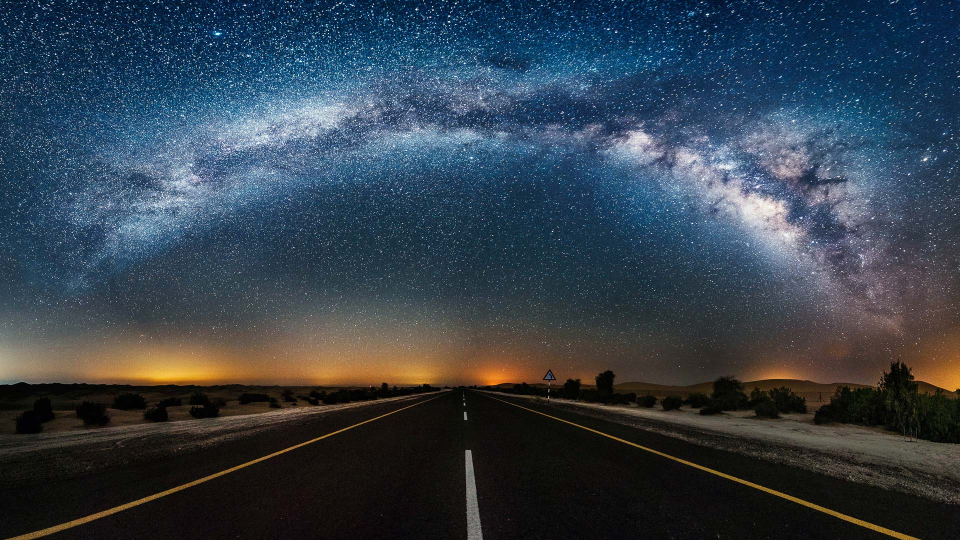
//> input picture data/road_HD.jpg, 1920 x 1080 px (shown at 1/2 size)
$ ./optical_flow ../../data/road_HD.jpg ../../data/yosemite_4k.jpg out.png   (built with g++ and OpenCV 4)
//> lines starting //> are read from the running program, lines starting //| are printed output that depends on the picture
// [18 lines of licence text are left out]

#include <imagealign/imagealign.h>
IA_DISABLE_PRAGMA_WARN(4190)
IA_DISABLE_PRAGMA_WARN(4244)
#include <opencv2/opencv.hpp>
#include <opencv2/tracking.hpp>
#include <opencv2/optflow.hpp>
IA_DISABLE_PRAGMA_WARN_END
IA_DISABLE_PRAGMA_WARN_END
#include <iomanip>
#include <iostream>
#include <chrono>
#include <math.h>

/**
   This example is based on OpenCVs Lucas Kanade Optical Flow example.
   It demonstrates how Image Alignment can be used to perform optical flow.
*/

namespace ia = imagealign;

const int MAX_FEATURES = 100;

template<class Scalar>
cv::Point_<Scalar> toP(const cv::Matx<Scalar, 2, 1> &p) {
  return cv::Point_<Scalar>(p(0), p(1));
}

template<int WarpType, class Scalar>
// [120 lines left out: functions drawRectOfTemplate, opticalFlowIA, opticalFlowCV, opticalFlowFB, not called in this run]

typedef struct {
    double r;       // a fraction between 0 and 1
    double g;       // a fraction between 0 and 1
    double b;       // a fraction between 0 and 1
} rgb;

typedef struct {
    double h;       // angle in degrees
    double s;       // a fraction between 0 and 1
    double v;       // a fraction between 0 and 1
} hsv;

static hsv   rgb2hsv(rgb in);
static rgb   hsv2rgb(hsv in);

// [204 lines left out: functions rgb2hsv, hsv2rgb, FlowToRGB, drawDenseOpticalFlow, drawOpticalFlow, not called in this run]

static std::chrono::time_point<std::chrono::high_resolution_clock> now() {
  return std::chrono::high_resolution_clock::now();
}

int main(int argc, char **argv)
{

  // Usage:
  //
  //   ./example_optflow img0.png img1.png out.png
  //
  // Computes a flow (in .flo format) from img0 and img2.
  //

  if (argc == 4) {
    cv::Mat img0, img1, gray, prevGray, flow, flowImg;

    img0 = cv::imread(argv[1], CV_LOAD_IMAGE_COLOR);   // Read the file
//> img0 is the input picture: 1080 rows x 1920 cols, CV_8UC3; mean B, G, R 74.9, 63.6, 51.5
    img1 = cv::imread(argv[2], CV_LOAD_IMAGE_COLOR);   // Read the file
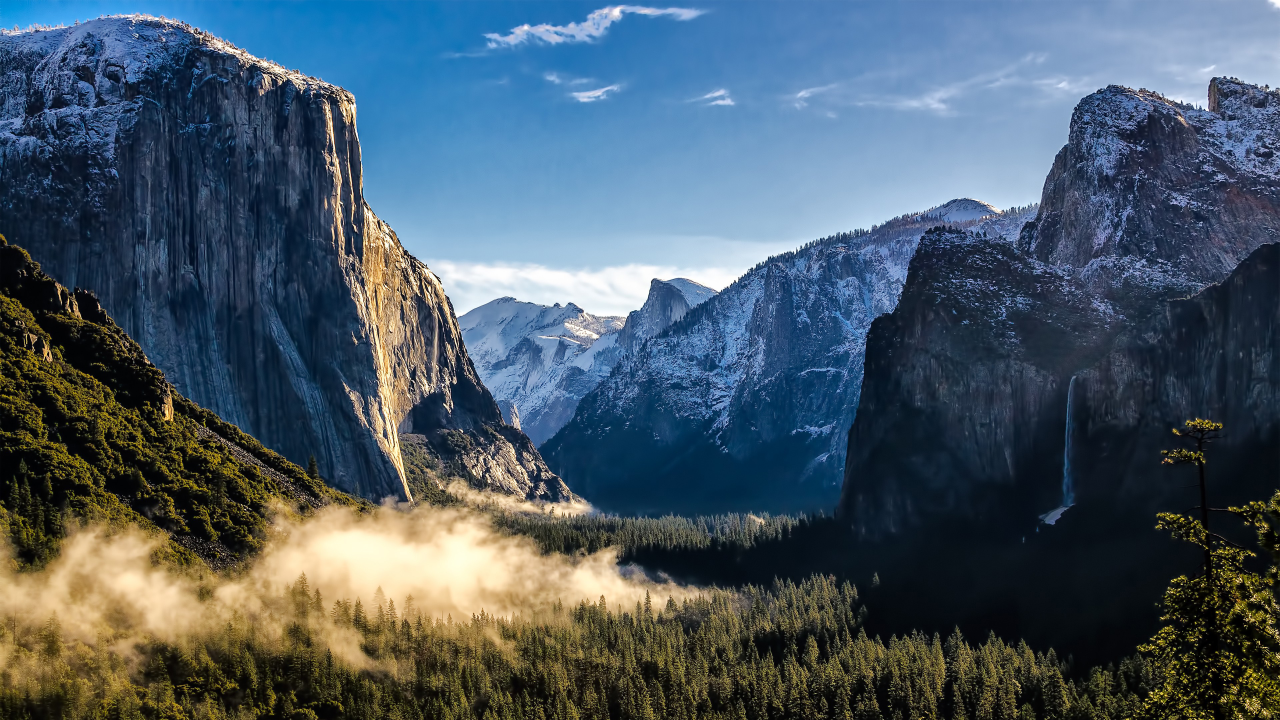
//> input picture data/yosemite_4k.jpg, 3840 x 2160 px (shown at 1/3 size)
//> img1 is the input picture: 2160 rows x 3840 cols, CV_8UC3; mean B, G, R 101.9, 89.4, 73.1

    if(!img0.data || !img1.data)                              // Check for invalid input
      {
        std::cout <<  "Could not open or find the image" << std::endl ;
        return -1;
      }

    // Initialize flowImg
    img0.copyTo(flowImg);

    cv::cvtColor(img0, prevGray, CV_BGR2GRAY);
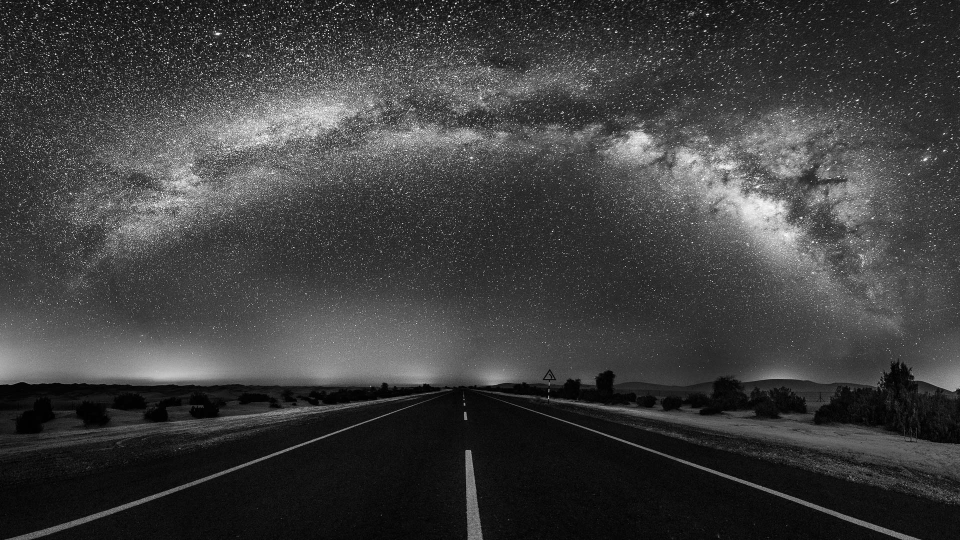
//> prevGray: 1080 rows x 1920 cols, CV_8UC1 (shown at 1/2 size); min 0, max 255, mean 61.2
    cv::cvtColor(img1, gray, CV_BGR2GRAY);
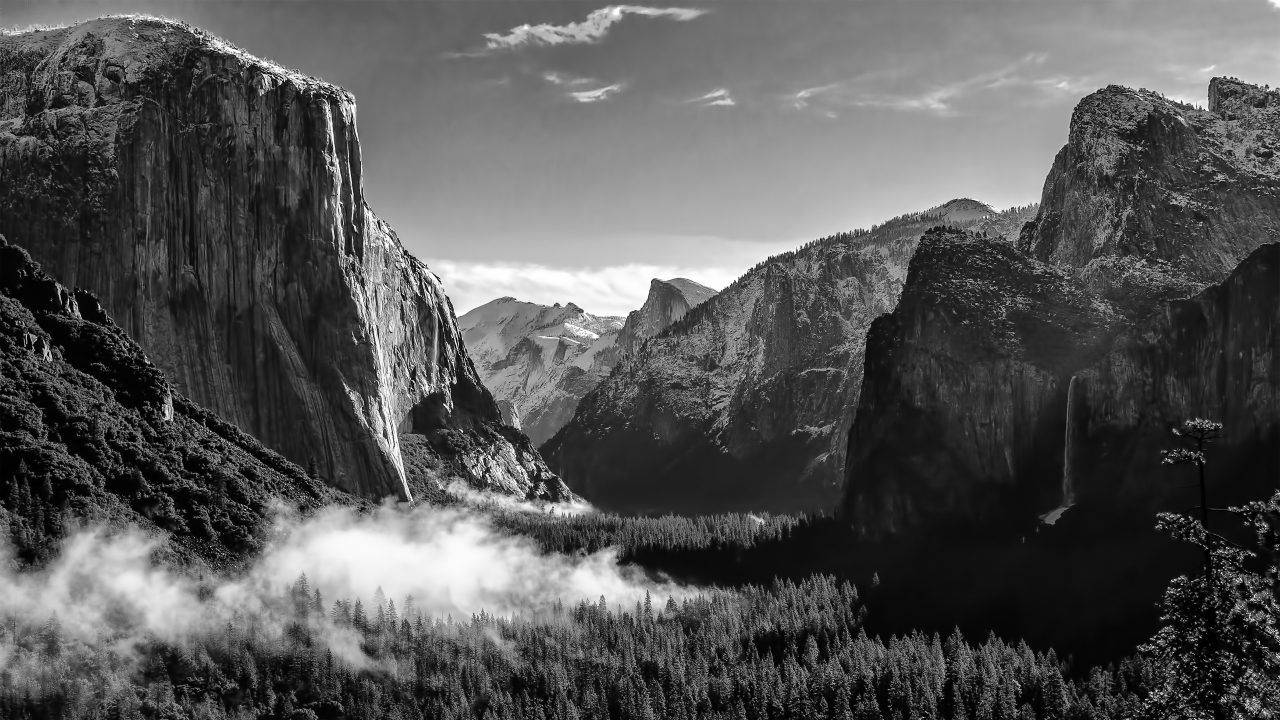
//> gray: 2160 rows x 3840 cols, CV_8UC1 (shown at 1/3 size); min 0, max 255, mean 86

//> (the run ends here: the program needs code that is not available in this run, at `auto DIS = cv::optflow::createOptFlow_DIS(cv::optflow::DISOpticalFlow:..`)
